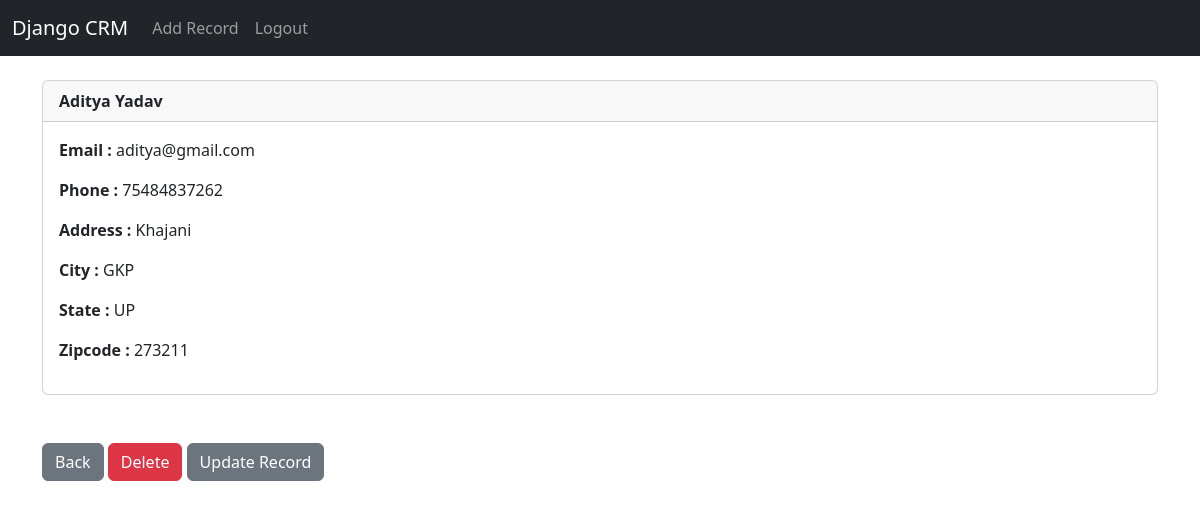
Screenshot of /record/3 (signed in) with the database file from the repository.
### website/models.py (models this page shows, shortened)
class Record(models.Model):
    created_at=models.DateTimeField(auto_now_add=True)
    first_name = models.CharField(max_length=50)
    last_name = models.CharField(max_length=50)
    email= models.CharField(max_length=100)
    phone =models.IntegerField()
    address= models.CharField(max_length=100)
    city = models.CharField(max_length=50)
    state =models.CharField(max_length=50)
    zipcode=models.IntegerField()

### website/views.py (the view)
# urls.py: path('record/<int:pk>',views.customer_record,name="record"),
def customer_record(request,pk):
    if request.user.is_authenticated:
        customer_record = Record.objects.get(id=pk)
        return render(request,'record.html',{'customer_record':customer_record})
    else:
        messages.success(request,'You must be logged in to view that page')
        return redirect('home')

### website/templates/record.html (shortened to what this page needs)
{% extends "base.html" %}
{% block content %}
    <div class="card ">
        <div class="card-header">
            <strong>
                {{ customer_record.first_name }}
                {{ customer_record.last_name }}
            </strong>
        </div>
        <div class="card-body">
        <p class="card-text">
            <strong>Email : </strong>{{ customer_record.email }}
        </p>
        <p class="card_text">
            <strong>Phone : </strong>{{ customer_record.phone }} <br>
        </p>
        <p class="card_text">
            <strong>Address : </strong>{{ customer_record.address}} <br>
        </p>
        <p class="card_text">
            <strong>City : </strong>{{ customer_record.city}} <br>
        </p>
        <p class="card_text">
            <strong>State : </strong>{{ customer_record.state}} <br>
        </p>
        <p class="card_text">
            <strong>Zipcode : </strong>{{ customer_record.zipcode}} <br>
        </p>
        </div>
    </div>
    <br><br>
    <a href="{% url "home" %}" class="btn btn-secondary">Back</a>
    <a href="{% url "delete_record" customer_record.id %}" class="btn btn-danger">Delete</a>
    <a href="{% url "update_record" customer_record.id %}" class="btn btn-secondary">Update Record</a>
{% endblock content %}

### rows the page displays
Record: first_name "Aditya", last_name "Yadav", email "aditya@gmail.com", phone "75484837262", address "Khajani", city "GKP", state "UP", zipcode "273211"
